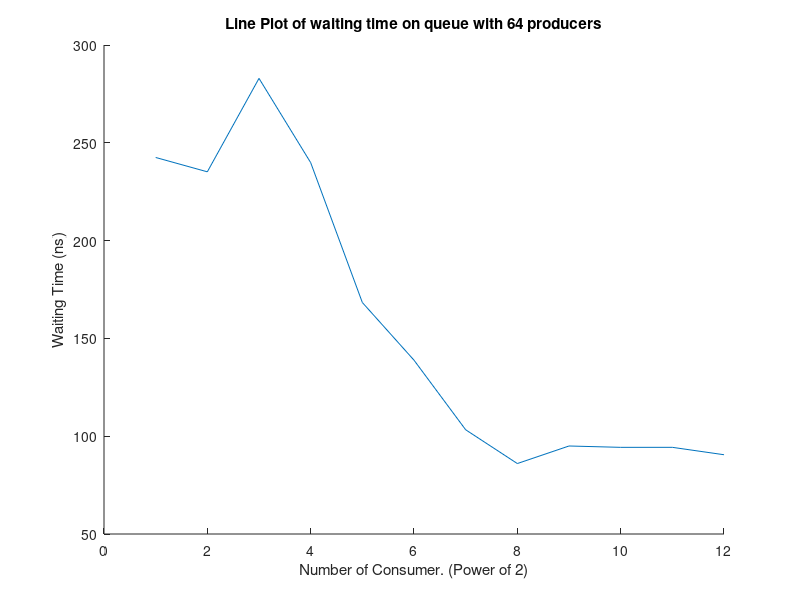
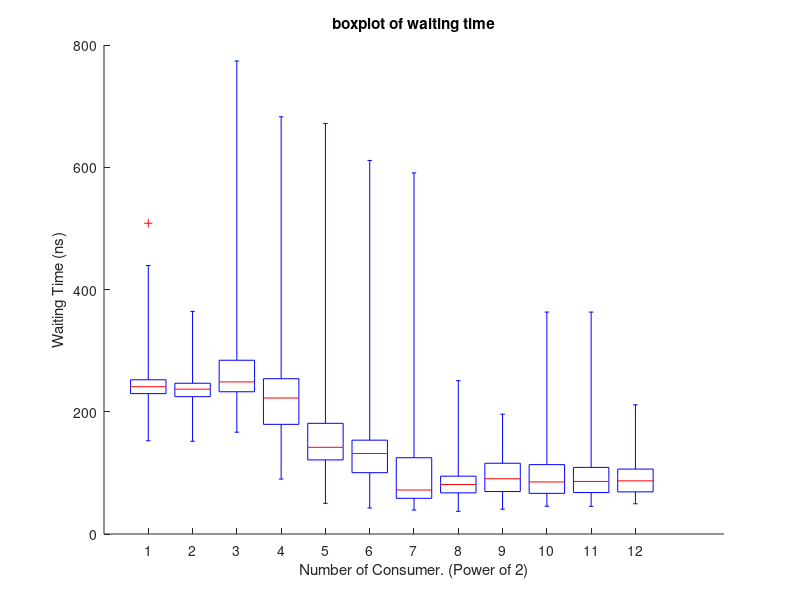

Reproduce these figures in MATLAB, in order.
[A,delimiterOut]=importdata("data64_9186.txt");

B=mean(A,2);
figure
hold on;
title('Line Plot of waiting time on queue with 64 producers')
ylabel('Waiting Time (ns)') 
xlabel('Number of Consumer. (Power of 2)') 
plot(B)
hold off;
figure
hold on;
title('boxplot of waiting time')
ylabel('Waiting Time (ns)') 
xlabel('Number of Consumer. (Power of 2)') 
boxplot(A','whisker',10)
